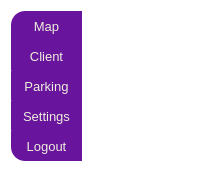
        <widget class="QWidget" name="widget_dashboard" native="true">
         <property name="styleSheet">
          <string notr="true">background-color: rgb(255, 255, 255);</string>
         </property>
         <layout class="QVBoxLayout" name="verticalLayout">
          <property name="spacing">
           <number>0</number>
          </property>
          <property name="rightMargin">
           <number>0</number>
          </property>
          <item>
           <widget class="QPushButton" name="widget_map_button">
            <property name="minimumSize">
             <size>
              <width>71</width>
              <height>30</height>
             </size>
            </property>
            <property name="maximumSize">
             <size>
              <width>71</width>
              <height>30</height>
             </size>
            </property>
            <property name="font">
             <font>
              <family>Segoe UI</family>
              <pointsize>10</pointsize>
             </font>
            </property>
            <property name="styleSheet">
             <string notr="true">color: rgb(238, 238, 220);
background-color: rgb(104, 20, 157);



border-top-left-radius : 14;
</string>
            </property>
            <property name="text">
             <string>Map</string>
            </property>
            <property name="flat">
             <bool>false</bool>
            </property>
           </widget>
          </item>
          <item>
           <widget class="QPushButton" name="widget_client_button">
            <property name="minimumSize">
             <size>
              <width>71</width>
              <height>30</height>
             </size>
            </property>
            <property name="maximumSize">
             <size>
              <width>71</width>
              <height>30</height>
             </size>
            </property>
            <property name="font">
             <font>
              <family>Segoe UI</family>
              <pointsize>10</pointsize>
             </font>
            </property>
            <property name="styleSheet">
             <string notr="true">color: rgb(238, 238, 220);
background-color: rgb(104, 20, 157);

border-bottom-left-radius : 1;
</string>
            </property>
            <property name="text">
             <string>Client</string>
            </property>
            <property name="flat">
             <bool>false</bool>
            </property>
           </widget>
          </item>
          <item>
           <widget class="QPushButton" name="widget_parking_button">
            <property name="minimumSize">
             <size>
              <width>71</width>
              <height>30</height>
             </size>
            </property>
            <property name="maximumSize">
             <size>
              <width>71</width>
              <height>30</height>
             </size>
            </property>
            <property name="font">
             <font>
              <family>Segoe UI</family>
              <pointsize>10</pointsize>
             </font>
            </property>
            <property name="styleSheet">
             <string notr="true">color: rgb(238, 238, 220);
background-color: rgb(104, 20, 157);

border-bottom-left-radius : 1;
</string>
            </property>
            <property name="text">
             <string>Parking</string>
            </property>
            <property name="default">
             <bool>false</bool>
            </property>
            <property name="flat">
             <bool>false</bool>
            </property>
           </widget>
          </item>
          <item>
           <widget class="QPushButton" name="widget_settings_button">
            <property name="minimumSize">
             <size>
              <width>71</width>
              <height>30</height>
             </size>
            </property>
            <property name="maximumSize">
             <size>
              <width>71</width>
              <height>30</height>
             </size>
            </property>
            <property name="font">
             <font>
              <family>Segoe UI</family>
              <pointsize>10</pointsize>
             </font>
            </property>
            <property name="styleSheet">
             <string notr="true">color: rgb(238, 238, 220);
background-color: rgb(104, 20, 157);

border-bottom-left-radius : 1;
</string>
            </property>
            <property name="text">
             <string>Settings</string>
            </property>
            <property name="flat">
             <bool>false</bool>
            </property>
           </widget>
          </item>
          <item>
           <widget class="QPushButton" name="widget_logout_button">
            <property name="minimumSize">
             <size>
              <width>71</width>
              <height>30</height>
             </size>
            </property>
            <property name="maximumSize">
             <size>
              <width>71</width>
              <height>30</height>
             </size>
            </property>
            <property name="font">
             <font>
              <family>Segoe UI</family>
              <pointsize>10</pointsize>
             </font>
            </property>
            <property name="styleSheet">
             <string notr="true">color: rgb(238, 238, 220);
background-color: rgb(104, 20, 157);
border-bottom-left-radius : 14;
</string>
            </property>
            <property name="text">
             <string>Logout</string>
            </property>
            <property name="flat">
             <bool>false</bool>
            </property>
           </widget>
          </item>
          <item>
           <widget class="QWidget" name="widget_2" native="true"/>
          </item>
         </layout>
        </widget>
